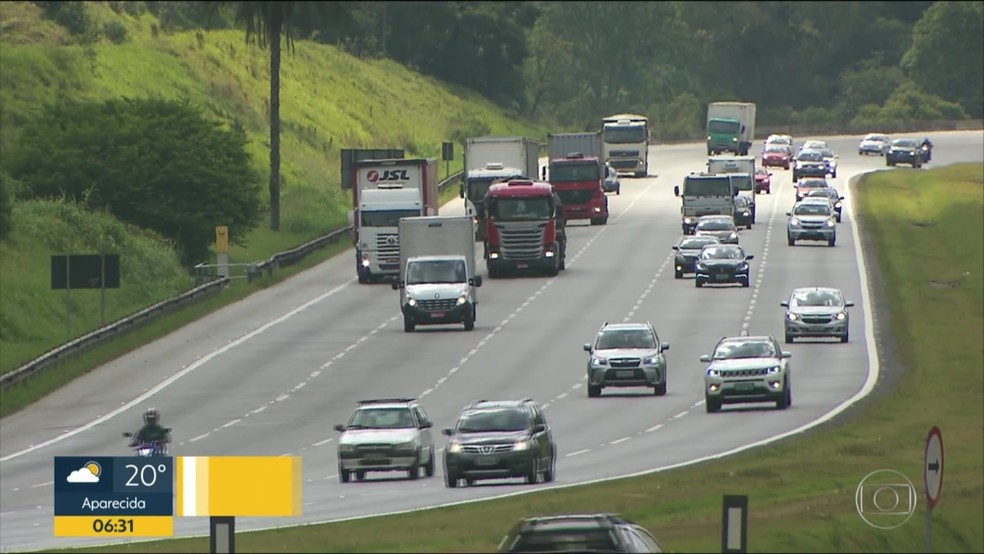
#> input picture parte1/outros/carros2.jpg, 984 x 554 px, found by its file name
$ python testecarro2.py
#> lines starting #> are read from the running program, lines starting #| are printed output that depends on the picture; after the words box and inside, x2 and y2 are one past the last pixel; in counts of white or black regions, pixels touching at a corner belong together
import cv2

classificadorCarro = cv2.CascadeClassifier('cascades\\carros.xml') # utiliza um haarcascade treinado para detectar carros

imagem = cv2.imread('outros\\carros2.jpg') # 1.01; # 9; #70,70 - atente-se para o caminho e extensão da imagem
#> imagem is the input picture: shape (554, 984, 3); mean B, G, R 100.6, 119.3, 113.5
# [4 lines of commented-out code are left out]

imagemCinza = cv2.cvtColor(imagem, cv2.COLOR_BGR2GRAY) # transforma a imagem colorida em escala de cinza
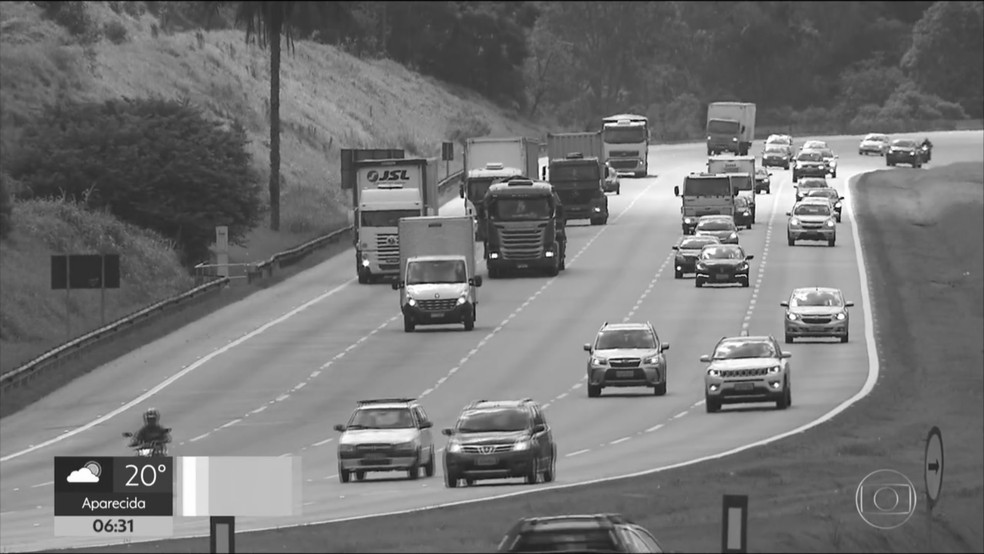
#> imagemCinza: shape (554, 984); min 2, max 255, mean 115.4
# comando para detectar carros na imagem em escala de cinza. Você pode alterar os parâmetros scaleFactor e minNeighbors
# para melhorar a precisão da detecção (alguns estão indicados como os números na frente da imagem acima)

detectado = classificadorCarro.detectMultiScale(imagemCinza, scaleFactor=1.01, minNeighbors=9, minSize=(70, 70))
#> detectado = 13 rows, first 6: [869, 107, 81, 81], [775, 122, 79, 79], [766, 182, 91, 91], [325, 215, 102, 102], [371, 237, 130, 130], [558, 294, 138, 138]

for (x, y, l, a) in detectado:
    imagem = cv2.rectangle(imagem, (x, y), (x + l, y + a), (0, 0, 255), 2) # comando para desenhar um retângulo na presença de carros
#> this loop made 13 passes
#> (x, y, l, a) on passes 1 to 12: (869, 107, 81, 81), (775, 122, 79, 79), (766, 182, 91, 91), (325, 215, 102, 102), (371, 237, 130, 130), (558, 294, 138, 138), (671, 219, 96, 96), (465, 192, 119, 119), (763, 264, 111, 111), (653, 105, 124, 124), (312, 383, 133, 133), (23, 179, 129, 129)
#> pass 1, `imagem = cv2.rectangle(imagem, (x, y), (x + l, y + a), (0, 0, 255), 2)`:
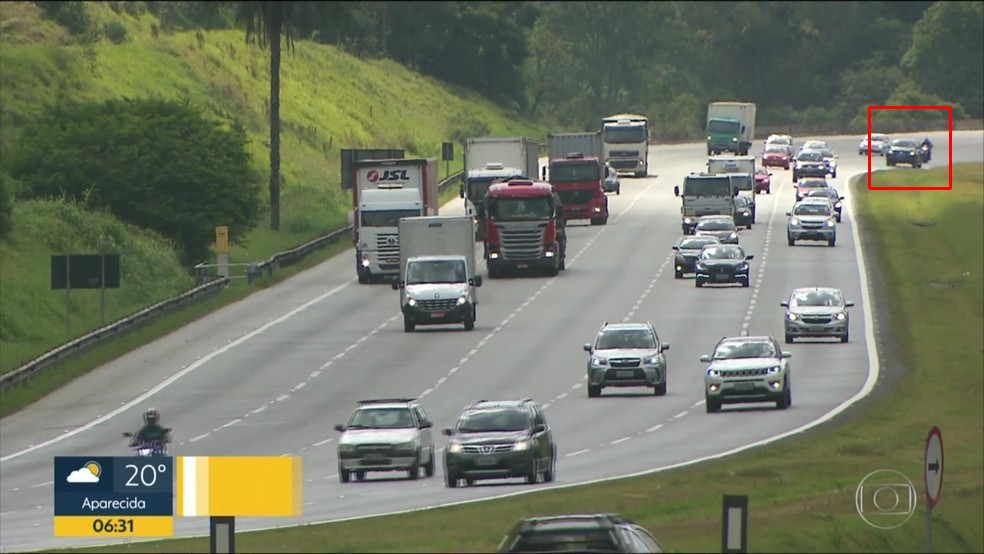
#> imagem: shape (554, 984, 3); 0.18% of pixels changed, all inside (x1, y1, x2, y2) = (868, 106, 952, 190)
#> pass 2, `imagem = cv2.rectangle(imagem, (x, y), (x + l, y + a), (0, 0, 255), 2)`:
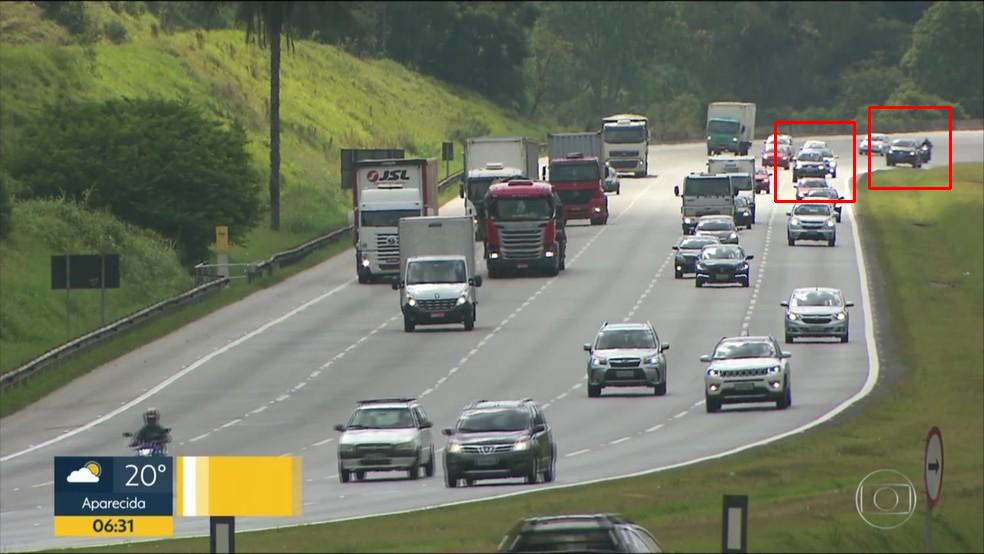
#> imagem: shape (554, 984, 3); 0.17% of pixels changed, all inside (x1, y1, x2, y2) = (774, 121, 856, 203)
#> pass 3, `imagem = cv2.rectangle(imagem, (x, y), (x + l, y + a), (0, 0, 255), 2)`:
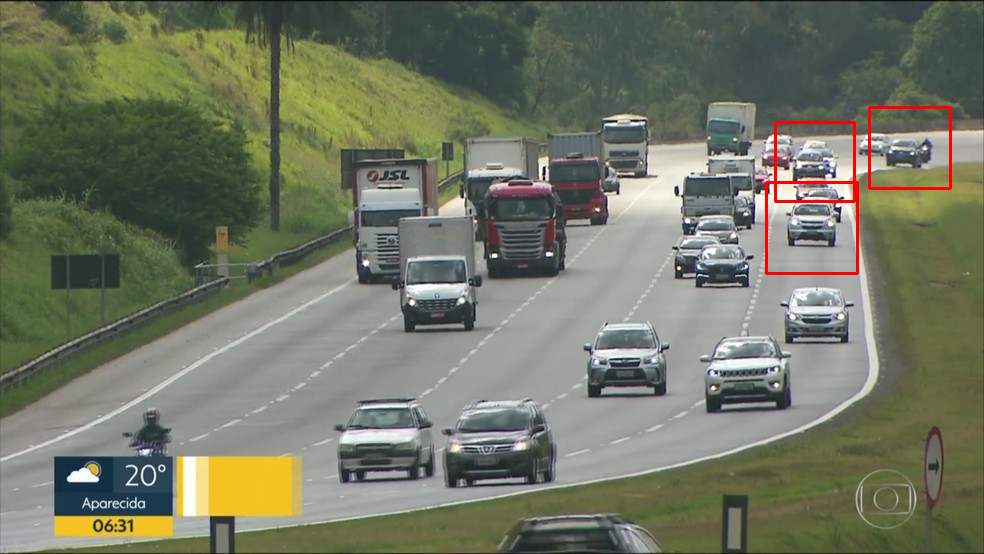
#> imagem: shape (554, 984, 3); 0.2% of pixels changed, all inside (x1, y1, x2, y2) = (765, 181, 859, 275)
#> after the loop:
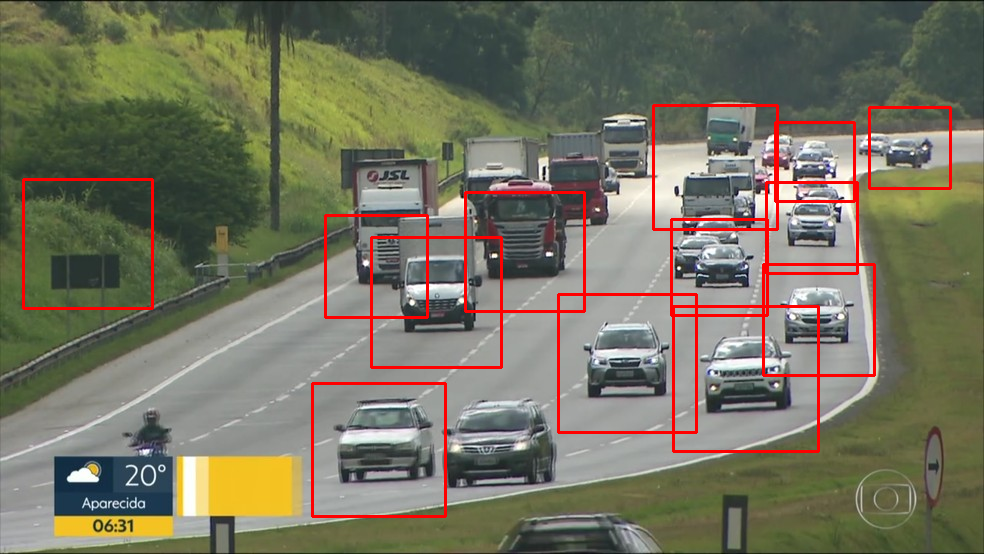
#> imagem: shape (554, 984, 3); 2.62% of pixels changed, all inside (x1, y1, x2, y2) = (22, 104, 876, 518)

cv2.imshow(str(len(detectado)) + ' carro(s) encontrado(s)', imagem) # mostrará a quantidade de carros no título da janela
cv2.waitKey() # comando que aguarda o fechamento das janelas com as imagens

$ run again, with parte1/outros/carros3.jpg copied over parte1/outros/carros2.jpg
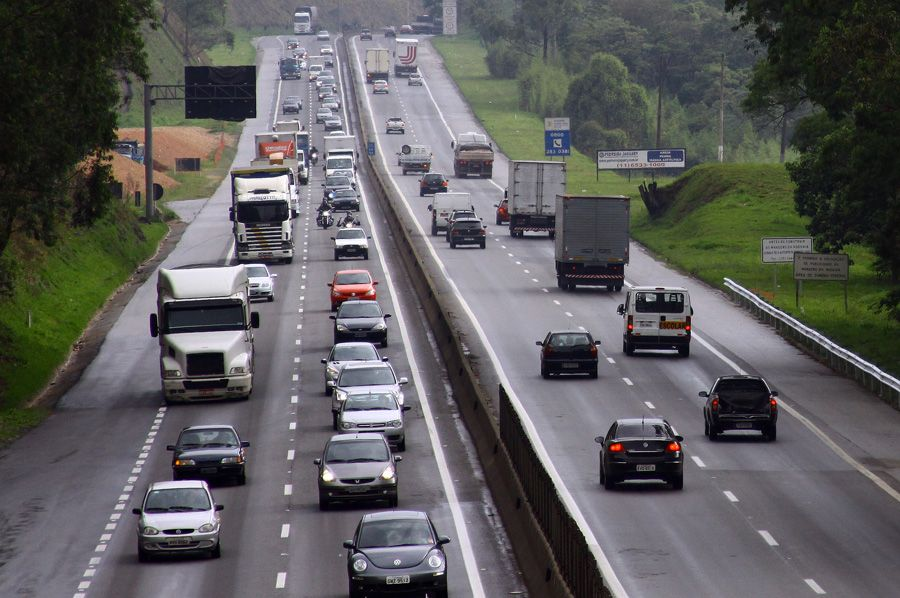
#> input picture parte1/outros/carros3.jpg, 900 x 598 px, found by its file name
#> imagem is the input picture: shape (598, 900, 3); mean B, G, R 93.4, 93.2, 93.8
#> detectado = 14 rows, first 6: [468, 16, 81, 81], [436, 120, 76, 76], [425, 189, 81, 81], [311, 204, 80, 80], [317, 280, 86, 86], [569, 382, 149, 149]
#> the loop `for (x, y, l, a) in detectado:` made 14 passes
#> pass 1, `imagem = cv2.rectangle(imagem, (x, y), (x + l, y + a), (0, 0, 255), 2)`:
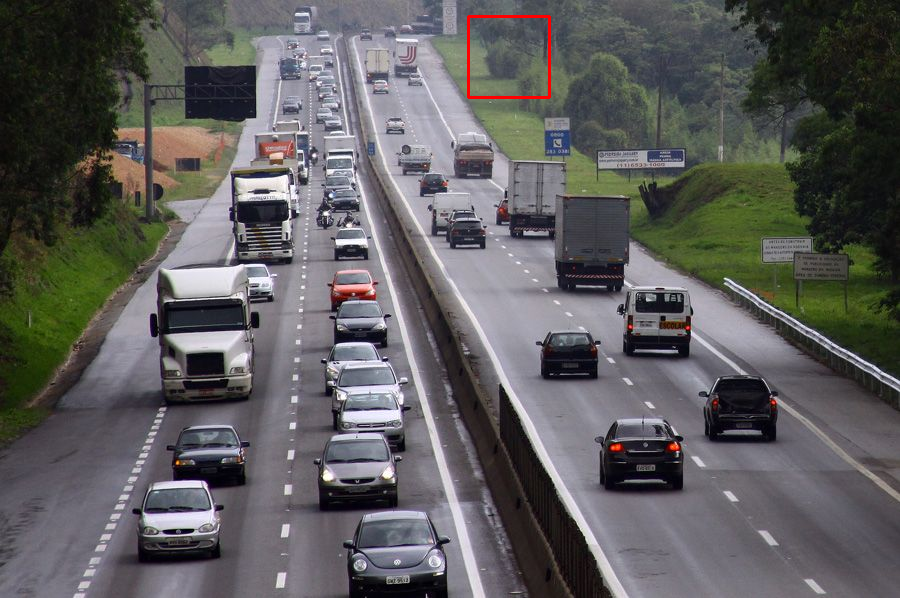
#> imagem: shape (598, 900, 3); 0.18% of pixels changed, all inside (x1, y1, x2, y2) = (467, 15, 551, 99)
#> after the loop `for (x, y, l, a) in detectado:`:
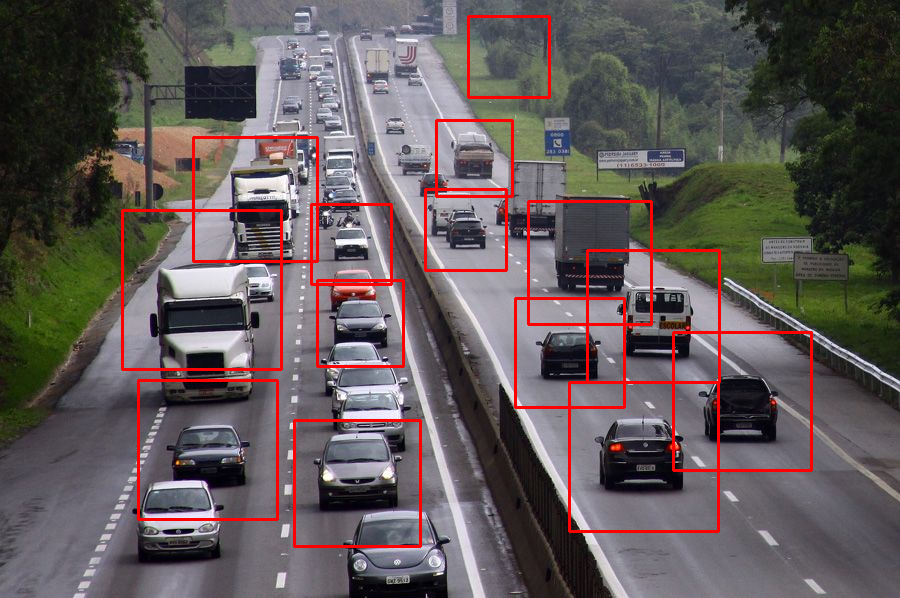
#> imagem: shape (598, 900, 3); mean B, G, R 89.2, 89.2, 98.5
